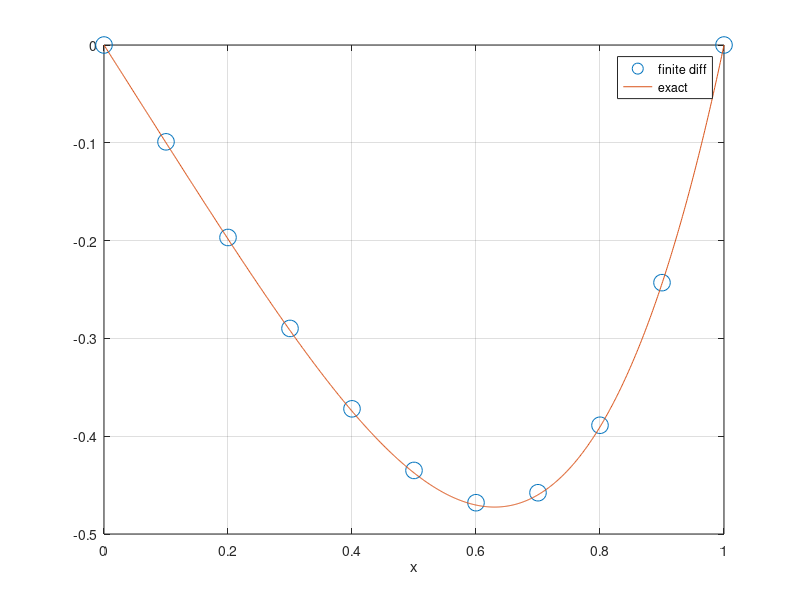

Reproduce this figure in MATLAB.
% TOYFD   Solve toy example by finite differences.

J = 10;  dx = 1/J;  x = (0:dx:1)';
b = zeros(J+1,1);
b(2:J) = 12 * dx^2 * x(2:J).^2;
A = sparse(J+1,J+1);
A(1,1) = 1.0;  A(J+1,J+1) = 1.0;
for j=2:J
  A(j,[j-1, j, j+1]) = [1, -2, 1];
end

Y = A \ b;   % solve A Y = b

% also get exact soln on fine grid:
xf = 0:1/1000:1;  yexact = xf.^4 - xf;
plot(x,Y,'o','markersize',12,xf,yexact)
grid on, xlabel x, legend('finite diff','exact')
